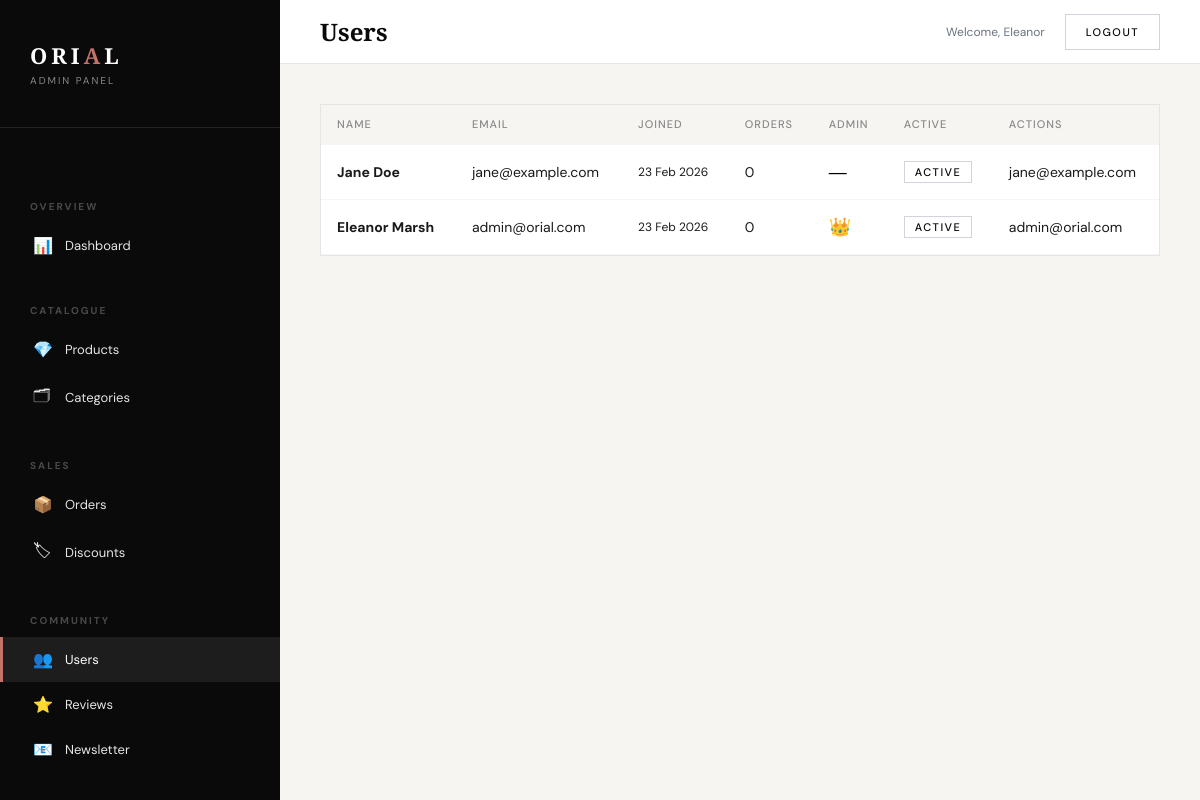
Page /admin/users (signed in) on the committed database.
### app/models.py (models this page shows, shortened)
class User(db.Model, UserMixin):
    __tablename__ = 'users'
    id = db.Column(db.Integer, primary_key=True)
    first_name = db.Column(db.String(80), nullable=False)
    last_name = db.Column(db.String(80), nullable=True)
    email = db.Column(db.String(120), unique=True, nullable=False)
    password_hash = db.Column(db.String(200), nullable=False)
    is_admin = db.Column(db.Boolean, default=False)
    phone = db.Column(db.String(30))
    address_line1 = db.Column(db.String(200))
    address_line2 = db.Column(db.String(200))
    city = db.Column(db.String(100))
    postcode = db.Column(db.String(20))
    country = db.Column(db.String(100), default='United Kingdom')
    created_at = db.Column(db.DateTime, default=datetime.utcnow)
    is_active = db.Column(db.Boolean, default=True)
    orders = db.relationship('Order', backref='customer', lazy=True)
    reviews = db.relationship('Review', backref='author', lazy=True)
    wishlist_items = db.relationship('Wishlist', backref='user', lazy=True)
    cart_items = db.relationship('CartItem', backref='user', lazy=True)
    @property
    def full_name(self):
        return f'{self.first_name} {self.last_name or ""}'.strip()

### app/blueprints/admin.py (the view)
@admin_bp.route('/users')
@login_required
@admin_required
def users():
    page = request.args.get('page', 1, type=int)
    search = request.args.get('q', '')
    query = User.query
    if search:
        query = query.filter(
            (User.email.ilike(f'%{search}%')) |
            (User.first_name.ilike(f'%{search}%')) |
            (User.last_name.ilike(f'%{search}%'))
        )
    users = query.order_by(User.created_at.desc()).paginate(page=page, per_page=20, error_out=False)
    return render_template('admin/users.html', users=users, search=search)

### app/blueprints/admin.py (called while the page is built)
def admin_required(f):
    @wraps(f)
    def decorated(*args, **kwargs):
        if not current_user.is_authenticated or not current_user.is_admin:
            flash('Admin access required.', 'danger')
            return redirect(url_for('main.index'))
        return f(*args, **kwargs)
    return decorated

### app/models.py (called while the page is built)
@login_manager.user_loader
def load_user(user_id):
    return User.query.get(int(user_id))

### app/templates/admin/users.html (shortened to what this page needs)
{% extends 'admin/base_admin.html' %}
{% block page_title %}Users{% endblock %}
{% block content %}
<div class="admin-card" style="padding:0;">
    <table class="admin-table">
        <thead>
            <tr>
                <th>Name</th>
                <th>Email</th>
                <th>Joined</th>
                <th>Orders</th>
                <th>Admin</th>
                <th>Active</th>
                <th>Actions</th>
            </tr>
        </thead>
        <tbody>
            {% for u in users.items %}
            <tr>
                <td><strong>{{ u.full_name }}</strong></td>
                <td>{{ u.email }}</td>
                <td style="font-size:12px;">{{ u.created_at.strftime('%d %b %Y') }}</td>
                <td>{{ u.orders|length }}</td>
                <td>
                    <form method="post" action="{{ url_for('admin.toggle_admin', uid=u.id) }}" style="display:inline;">
                        <button type="submit" style="background:none;border:none;cursor:pointer;font-size:18px;"
                            title="{{ 'Revoke admin' if u.is_admin else 'Make admin' }}">{{ '👑' if u.is_admin else '—'
                            }}</button>
                    </form>
                </td>
                <td>
                    <form method="post" action="{{ url_for('admin.toggle_user_active', uid=u.id) }}"
                        style="display:inline;">
                        <button type="submit" class="admin-btn {{ 'secondary' if u.is_active else 'danger' }}"
                            style="font-size:11px;padding:3px 10px;">{{ 'Active' if u.is_active else 'Blocked'
                            }}</button>
                    </form>
                </td>
                <td>{{ u.email }}</td>
            </tr>
            {% else %}<tr>
                <td colspan="7" style="text-align:center;color:#9ca3af;padding:40px;">No users found</td>
            </tr>{% endfor %}
        </tbody>
    </table>
</div>
{% endblock %}

### app/templates/admin/base_admin.html (shortened to what this page needs)
<!DOCTYPE html>
<html lang="en">
<head>
    <link rel="stylesheet" href="{{ url_for('static', filename='css/style.css') }}">
</head>
<body>
    <div class="admin-layout">
        <aside class="admin-sidebar">
            <div class="admin-sidebar-logo">
                <a href="{{ url_for('admin.dashboard') }}">ORI<span>A</span>L</a>
                <small>Admin Panel</small>
            </div>
            <nav class="admin-nav">
                <div class="admin-nav-section">Overview</div>
                <a href="{{ url_for('admin.dashboard') }}"
                    class="{{ 'active' if request.endpoint == 'admin.dashboard' }}">
                    <span class="icon">📊</span> Dashboard
                </a>
                <div class="admin-nav-section">Catalogue</div>
                <a href="{{ url_for('admin.products') }}" class="{{ 'active' if 'product' in request.endpoint }}">
                    <span class="icon">💎</span> Products
                </a>
                <a href="{{ url_for('admin.categories') }}" class="{{ 'active' if 'categor' in request.endpoint }}">
                    <span class="icon">🗂</span> Categories
                </a>
                <div class="admin-nav-section">Sales</div>
                <a href="{{ url_for('admin.orders') }}" class="{{ 'active' if 'order' in request.endpoint }}">
                    <span class="icon">📦</span> Orders
                </a>
                <a href="{{ url_for('admin.discounts') }}" class="{{ 'active' if 'discount' in request.endpoint }}">
                    <span class="icon">🏷</span> Discounts
                </a>
                <div class="admin-nav-section">Community</div>
                <a href="{{ url_for('admin.users') }}" class="{{ 'active' if 'user' in request.endpoint }}">
                    <span class="icon">👥</span> Users
                </a>
                <a href="{{ url_for('admin.reviews') }}" class="{{ 'active' if 'review' in request.endpoint }}">
                    <span class="icon">⭐</span> Reviews
                </a>
                <a href="{{ url_for('admin.newsletter_list') }}"
                    class="{{ 'active' if 'newsletter' in request.endpoint }}">
                    <span class="icon">📧</span> Newsletter
                </a>
                <div class="admin-nav-section">Config</div>
            </nav>
        </aside>
        <div class="admin-main">
            <div class="admin-topbar">
                <h1>{% block page_title %}Dashboard{% endblock %}</h1>
                <div class="admin-topbar-right">
                    <span style="font-size:12px;color:#6b7280;">Welcome, {{ current_user.first_name }}</span>
                    <a href="{{ url_for('auth.logout') }}" class="admin-btn secondary">Logout</a>
                </div>
            </div>
            <div class="admin-content">{% block content %}{% endblock %}</div>
        </div>
    </div>
</body>
</html>

### rows in the picture
User: first_name "Eleanor", full_name "Eleanor Marsh", email "admin@orial.com", created_at "23 Feb 2026", orders|length "0", is_admin "👑", is_active "ACTIVE"
User: full_name "Jane Doe", email "jane@example.com", created_at "23 Feb 2026", orders|length "0", is_admin "—", is_active "ACTIVE"
